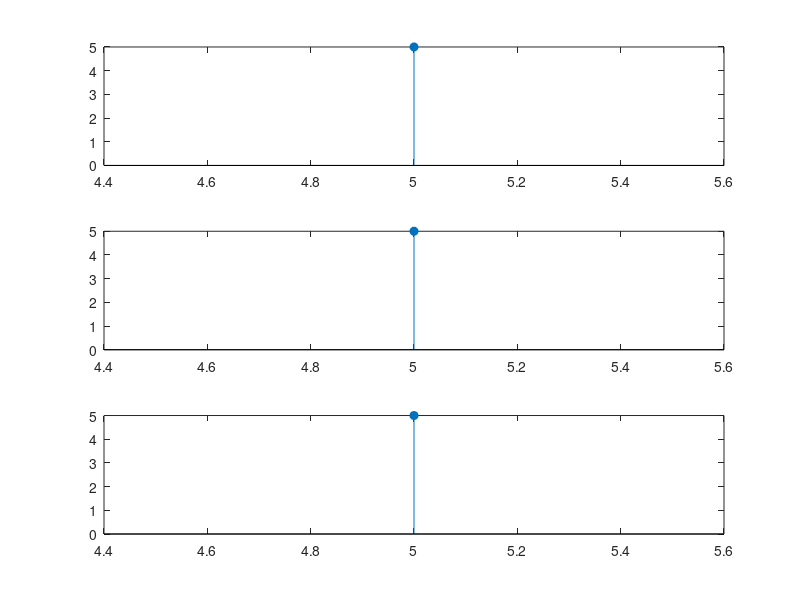

The MATLAB script that drew this image:
clc;
clear all;
close all;
n=input('n');
x=input('x');
x_rev=fliplr(x);
x_even=(x+x_rev)/2;
subplot(3,1,1);
stem(n,x,'filled');
%axis([-n n -x x]);
subplot(3,1,2);
stem(n,x_rev, 'filled');
subplot(3,1,3);
stem(n,x_even,'filled')
%Lab 5:Even Signal Generate